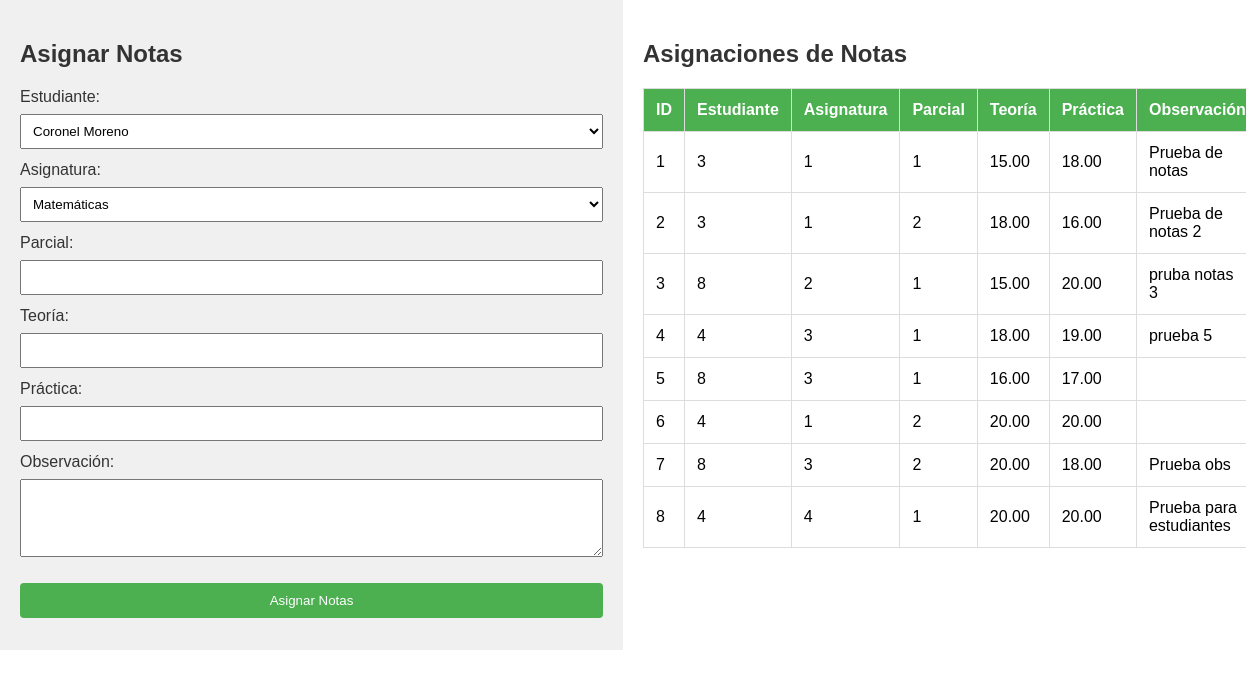
The app's page /procesar_asignar_notas.php (signed in) with its own data.
### tables this page shows
CREATE TABLE `notas` (
  `id` int(11) NOT NULL,
  `asignatura_id` int(11) DEFAULT NULL,
  `usuario_id` int(11) DEFAULT NULL COMMENT 'Estudiante',
  `parcial` int(1) DEFAULT NULL COMMENT '1 1er,2 2do ,3 Mejoramiento',
  `teoria` float(6,2) DEFAULT NULL,
  `practica` float(6,2) DEFAULT NULL,
  `obs` text DEFAULT NULL,
  `usuario_id_creacion` int(11) DEFAULT NULL,
  `fecha_creacion` timestamp NULL DEFAULT NULL,
  `hora_creacion` time DEFAULT NULL,
  `usuario_id_actualizacion` int(11) DEFAULT NULL,
  `fecha_actualizacion` timestamp NULL DEFAULT NULL,
  `hora_actualizacion` time DEFAULT NULL,
  `usuario_id_eliminacion` int(11) DEFAULT NULL,
  `fecha_eliminacion` timestamp NULL DEFAULT NULL,
  `hora_eliminacion` time DEFAULT NULL
);

### procesar_asignar_notas.php (the view, shortened to what this page needs)
<?php
include('conexion.php');
$resultEstudiantes = $conn->query("SELECT * FROM usuarios WHERE rol = 2");
$resultAsignaturas = $conn->query("SELECT * FROM asignaturas");
?>
<!DOCTYPE html>
<html lang="en">
<head>
    <link rel="stylesheet" href="css/styles_docente.css">
    <link rel="stylesheet" href="css/styles_asignar_notas.css">
</head>
<body>
<div class="contenedor-principal">
    <div id="formulario-notas" class="seccion-izquierda">
        <h2>Asignar Notas</h2>
        <form method="post" action="procesar_asignar_notas.php">
            <label for="usuario_id">Estudiante:</label>
            <select id="usuario_id" name="usuario_id" required>
                <?php
                while ($row = $resultEstudiantes->fetch_assoc()) {
                    echo "<option value=\"{$row['id']}\">{$row['nombre']}</option>";
                }
                ?>
            </select>
            <label for="asignatura_id">Asignatura:</label>
            <select id="asignatura_id" name="asignatura_id" required>
                <?php
                while ($row = $resultAsignaturas->fetch_assoc()) {
                    echo "<option value=\"{$row['id']}\">{$row['nombre']}</option>";
                }
                ?>
            </select>
            <label for="parcial">Parcial:</label>
            <input type="number" id="parcial" name="parcial" required>
            <label for="teoria">Teoría:</label>
            <input type="number" step="0.01" id="teoria" name="teoria" required>
            <label for="practica">Práctica:</label>
            <input type="number" step="0.01" id="practica" name="practica" required>
            <label for="obs">Observación:</label>
            <textarea id="obs" name="obs" rows="4"></textarea>
            <div style="text-align: center; margin-top: 10px;">
                <input type="submit" name="submit" class="btn-guardar" value="Asignar Notas">
            </div>
        </form>
    </div>
    <div class="seccion-derecha">
        <h2>Asignaciones de Notas</h2>
        <?php
        $resultAsignacionesNotas = $conn->query("SELECT * FROM notas");
        if ($resultAsignacionesNotas->num_rows > 0) {
            echo "<table border='1'>
                    <tr>
                        <th>ID</th>
                        <th>Estudiante</th>
                        <th>Asignatura</th>
                        <th>Parcial</th>
                        <th>Teoría</th>
                        <th>Práctica</th>
                        <th>Observación</th>
                    </tr>";
            while ($row = $resultAsignacionesNotas->fetch_assoc()) {
                echo "<tr>
                        <td>{$row['id']}</td>
                        <td>{$row['usuario_id']}</td>
                        <td>{$row['asignatura_id']}</td>
                        <td>{$row['parcial']}</td>
                        <td>{$row['teoria']}</td>
                        <td>{$row['practica']}</td>
                        <td>{$row['obs']}</td>
                    </tr>";
            }
            echo "</table>";
        } else {
            echo "No hay asignaciones de notas registradas.";
        }
        ?>
    </div>
</div>
</body>
</html>

### css/styles_docente.css (style rules this page uses)
body { font-family: Arial, sans-serif; margin: 0; padding: 0; }

### css/styles_asignar_notas.css (style rules this page uses)
body { font-family: Arial, sans-serif; }
.contenedor-principal { display: flex; }
.seccion-izquierda, .seccion-derecha { width: 50%; padding: 20px; box-sizing: border-box; }
.seccion-izquierda { background-color: #f0f0f0; }
h2 { color: #333; }
form { margin-top: 20px; }
form label { display: block; margin-bottom: 8px; color: #333; }
form select, form input, form textarea { width: 100%; padding: 8px; margin-bottom: 12px; box-sizing: border-box; }
form textarea { resize: vertical; }
.btn-guardar { background-color: #4caf50; color: #fff; padding: 10px 20px; border: none; border-radius: 4px; cursor: pointer; }
.seccion-derecha table { width: 100%; border-collapse: collapse; margin-top: 20px; }
.seccion-derecha table, .seccion-derecha th, .seccion-derecha td { border: 1px solid #ddd; }
.seccion-derecha th, .seccion-derecha td { padding: 12px; text-align: left; }
.seccion-derecha th { background-color: #4caf50; color: #fff; }

### records on screen
notas: id "1", usuario "3", asignatura "1", parcial "1", teoria "15.00", practica "18.00", obs "Prueba de notas"
notas: id "2", usuario "3", asignatura "1", parcial "2", teoria "18.00", practica "16.00", obs "Prueba de notas 2"
notas: id "3", usuario "8", asignatura "2", parcial "1", teoria "15.00", practica "20.00", obs "pruba notas 3"
notas: id "4", usuario "4", asignatura "3", parcial "1", teoria "18.00", practica "19.00", obs "prueba 5"
notas: id "5", usuario "8", asignatura "3", parcial "1", teoria "16.00", practica "17.00"
notas: id "6", usuario "4", asignatura "1", parcial "2", teoria "20.00", practica "20.00"
notas: id "7", usuario "8", asignatura "3", parcial "2", teoria "20.00", practica "18.00", obs "Prueba obs"
notas: id "8", usuario "4", asignatura "4", parcial "1", teoria "20.00", practica "20.00", obs "Prueba para estudiantes"

### other values on screen
form field usuario_id "Coronel Moreno"
form field asignatura_id "Matemáticas"
